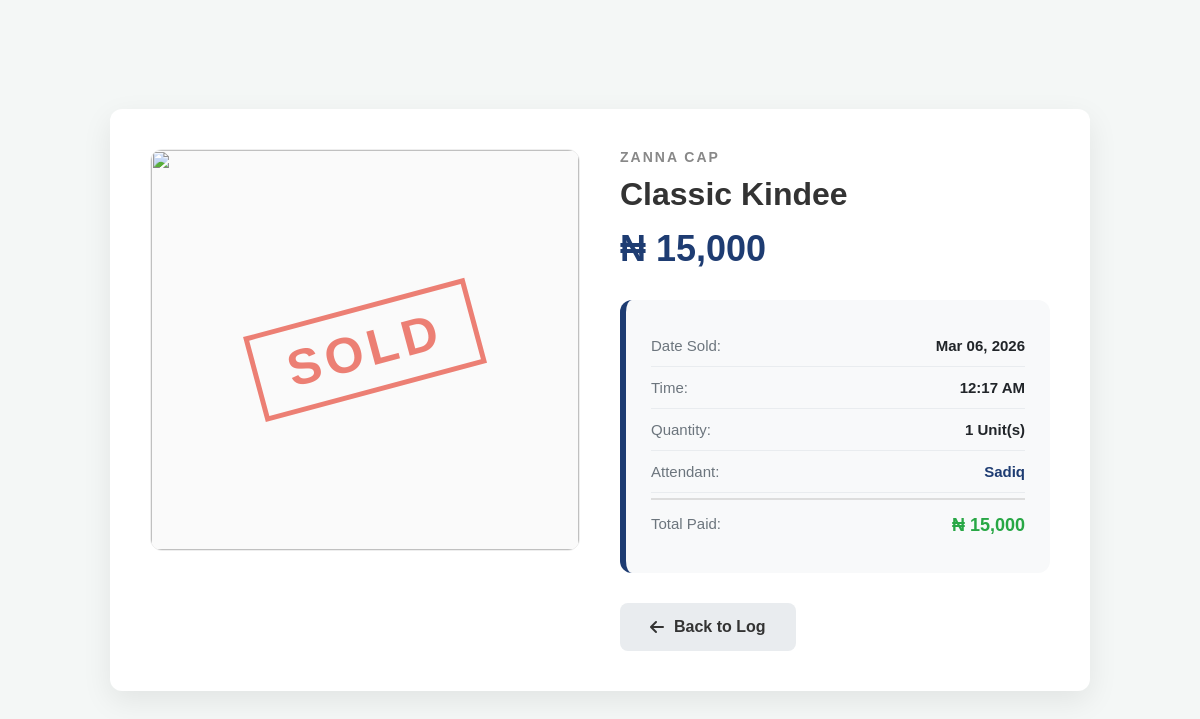
Screenshot of /sales/view_sale_details.php?sale_id=1 (signed in) with the database file from the repository.
### tables this page shows
CREATE TABLE `sale_items` (
  `id` int(11) NOT NULL,
  `sale_id` int(11) NOT NULL,
  `product_id` int(11) NOT NULL,
  `quantity` decimal(10,2) NOT NULL,
  `price` decimal(10,2) NOT NULL,
  `buy_price_at_sale` decimal(10,2) DEFAULT NULL,
  `subtotal` decimal(10,2) NOT NULL
);

CREATE TABLE `products` (
  `id` int(11) NOT NULL,
  `name` varchar(100) NOT NULL,
  `category` varchar(50) NOT NULL,
  `buy_price` decimal(10,2) NOT NULL,
  `sell_price` decimal(10,2) NOT NULL,
  `quantity` decimal(10,2) NOT NULL DEFAULT 0.00,
  `min_stock` decimal(10,2) DEFAULT 10.00,
  `created_at` timestamp NOT NULL DEFAULT current_timestamp(),
  `image` varchar(255) DEFAULT 'default.png'
);

CREATE TABLE `sales` (
  `id` int(11) NOT NULL,
  `user_id` int(11) NOT NULL,
  `customer_name` varchar(100) DEFAULT 'Walk-in Customer',
  `total_amount` decimal(10,2) NOT NULL,
  `payment_method` enum('cash','transfer','pos') DEFAULT 'cash',
  `created_at` timestamp NOT NULL DEFAULT current_timestamp()
);

CREATE TABLE `users` (
  `id` int(11) NOT NULL,
  `username` varchar(50) NOT NULL,
  `password` varchar(255) NOT NULL,
  `role` enum('admin','sale_attendant') NOT NULL,
  `fullname` varchar(100) NOT NULL,
  `created_at` timestamp NOT NULL DEFAULT current_timestamp(),
  `status` enum('active','suspended') DEFAULT 'active'
);

### sales/view_sale_details.php (the view, shortened to what this page needs)
<?php
include '../includes/db_connect.php';
$sale_item_id = isset($_GET['sale_id']) ? $conn->real_escape_string($_GET['sale_id']) : 0;
$sql = "SELECT si.*,
               p.name as product_name, p.image, p.category,
               s.created_at, u.username
        FROM sale_items si
        JOIN sales s ON si.sale_id = s.id
        LEFT JOIN products p ON si.product_id = p.id
        JOIN users u ON s.user_id = u.id
        WHERE si.id = '$sale_item_id'";
$res = $conn->query($sql);
$item = $res->fetch_assoc();
$prod_name = $item['product_name'] ?? "Unknown Item (Deleted)";
$category = $item['category'] ?? "N/A";
$image = $item['image'] ?? "default.png";
?>
<!DOCTYPE html>
<html lang="en">
<head>
    <link rel="stylesheet" href="https://cdnjs.cloudflare.com/ajax/libs/font-awesome/6.0.0/css/all.min.css">
</head>
<body>
    <div class="container">
        <div class="image-box">
            <img src="../uploads/<?php echo $image; ?>" class="main-img" onerror="this.src='../img/logo.png'">
            <div class="sold-stamp">SOLD</div>
        </div>
        <div class="details">
            <h5><?php echo $category; ?></h5>
            <h1><?php echo $prod_name; ?></h1>
            <div class="price">₦ <?php echo number_format($item['price']); ?></div>
            <div class="info-card">
                <div class="row">
                    <span class="label">Date Sold:</span>
                    <span class="value"><?php echo date('M d, Y', strtotime($item['created_at'])); ?></span>
                </div>
                <div class="row">
                    <span class="label">Time:</span>
                    <span class="value"><?php echo date('h:i A', strtotime($item['created_at'])); ?></span>
                </div>
                <div class="row">
                    <span class="label">Quantity:</span>
                    <span class="value"><?php echo $item['quantity'] + 0; ?> Unit(s)</span>
                </div>
                <div class="row">
                    <span class="label">Attendant:</span>
                    <span class="value" style="color:#1e3c72;"><?php echo ucfirst($item['username']); ?></span>
                </div>
                <div class="row" style="border-top: 2px solid #ddd; margin-top: 5px; padding-top: 15px;">
                    <span class="label">Total Paid:</span>
                    <span class="value" style="color:#28a745; font-size:18px;">₦ <?php echo number_format($item['subtotal']); ?></span>
                </div>
            </div>
            <a href="sold_items.php" class="btn-back"><i class="fas fa-arrow-left"></i> Back to Log</a>
        </div>
    </div>
</body>
</html>

### sales/view_sale_details.php (style rules this page uses)
body { font-family: 'Poppins', sans-serif; background: #f4f7f6; margin: 0; display: flex; justify-content: center; align-items: center; min-height: 100vh; padding: 20px; box-sizing: border-box; }
.container { background: white; width: 100%; max-width: 900px; display: grid; grid-template-columns: 1fr 1fr; gap: 40px; padding: 40px; border-radius: 12px; box-shadow: 0 10px 30px rgba(0,0,0,0.08); }
.image-box { position: relative; display: flex; align-items: center; justify-content: center; background: #fafafa; border-radius: 12px; border: 1px solid #eee; height: 400px; overflow: hidden; }
.main-img { width: 100%; height: 100%; object-fit: cover; }
.sold-stamp { position: absolute; top: 50%; left: 50%; transform: translate(-50%, -50%) rotate(-15deg); border: 5px solid #e74c3c; color: #e74c3c; font-size: 50px; font-weight: 900; padding: 10px 30px; text-transform: uppercase; opacity: 0.7; pointer-events: none; letter-spacing: 5px; z-index: 10; }
.details { display: flex; flex-direction: column; justify-content: center; }
.details h5 { color: #888; text-transform: uppercase; letter-spacing: 2px; margin: 0 0 10px 0; font-size: 14px; }
.details h1 { margin: 0 0 15px 0; color: #333; font-size: 32px; line-height: 1.2; }
.price { font-size: 36px; color: #1e3c72; font-weight: bold; margin-bottom: 30px; }
.info-card { background: #f8f9fa; padding: 25px; border-radius: 12px; border-left: 6px solid #1e3c72; }
.row { display: flex; justify-content: space-between; padding: 12px 0; border-bottom: 1px solid #e9ecef; font-size: 15px; }
.row:last-child { border-bottom: none; }
.label { color: #6c757d; font-weight: 500; }
.value { color: #212529; font-weight: 700; }
.btn-back { display: inline-flex; align-items: center; justify-content: center; margin-top: 30px; padding: 15px 30px; background: #e9ecef; color: #333; text-decoration: none; border-radius: 8px; font-weight: bold; transition: 0.3s; width: fit-content; }
.btn-back i { margin-right: 10px; }

### rows the page displays
sale_items: product.category "ZANNA CAP", product.name "Classic Kindee", price "15,000", sale.created_at "Mar 06, 2026", sale.created_at "12:17 AM", $item['quantity'] + 0 "1", users.username "Sadiq", subtotal "15,000"
